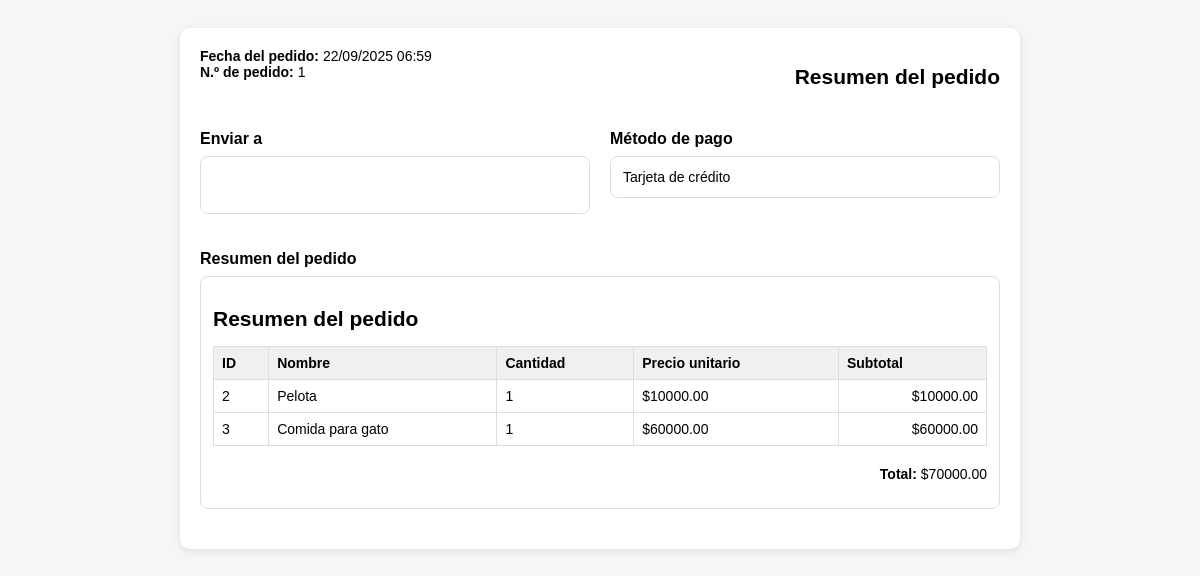
The app's page /invoice/1 with its own data.
### vetplus/models.py (models this page shows)
class Order(db.Model):
    id = db.Column(db.Integer, primary_key = True)
    user_id = db.Column(db.Integer, db.ForeignKey("user.id"), nullable = False)
    full_name = db.Column(db.String(150), nullable = False)
    address = db.Column(db.String(200), nullable = False)
    phone = db.Column(db.String(20), nullable = False)
    payment_method = db.Column(db.String(50), nullable = False)
    card_number = db.Column(db.String(20), nullable = True)
    card_expiry = db.Column(db.String(7), nullable = True)
    created_at = db.Column(db.DateTime, default = datetime.utcnow)
    total = db.Column(db.Float, nullable = False)
    status = db.Column(db.String(20), default = "pending")  # pending, paid, cancelled
    user = db.relationship("User", backref = "orders")
    details = db.relationship("OrderDetail", backref = "order", cascade = "all, delete-orphan")

class OrderDetail(db.Model):
    id = db.Column(db.Integer, primary_key = True)
    order_id = db.Column(db.Integer, db.ForeignKey("order.id"), nullable = False)
    product_id = db.Column(db.Integer, db.ForeignKey("product.id"), nullable = False)
    quantity = db.Column(db.Integer, nullable = False)
    subtotal = db.Column(db.Float, nullable = False)
    product = db.relationship("Product")

class Product(db.Model):
    id = db.Column(db.Integer, primary_key = True)
    name = db.Column(db.String(100), nullable = False)
    description = db.Column(db.Text, nullable = False)
    price = db.Column(db.Float, nullable = False)
    stock = db.Column(db.Integer, nullable = False)
    category_id = db.Column(db.Integer, db.ForeignKey("category.id"), nullable = False)

### vetplus/routes/checkout.py (the view)
@checkout_bp.route("/invoice/<int:order_id>")
def invoice(order_id):
    order = Order.query.get_or_404(order_id)
    items = Product.query.filter_by(id = order_id).all()
    return render_template("checkout/invoice.html", order = order, items = items, user = current_user)

### templates/checkout/invoice.html (shortened to what this page needs)
<!DOCTYPE html>
<html lang="es">
<head>
</head>
<body>
    <div class="invoice-container">
        <div class="header">
            <div>
                <strong>Fecha del pedido:</strong> {{ order.created_at.strftime('%d/%m/%Y %H:%M') }}<br>
                <strong>N.º de pedido:</strong> {{ order.id }}
            </div>
            <div>
                <h2>Resumen del pedido</h2>
            </div>
        </div>
        <div class="flex">
            <div class="section" style="flex:1;">
                <h3>Enviar a</h3>
                <div class="info-box">
                    {{ user.name }}<br>
                    {{ user.address }}<br>
                </div>
            </div>
            <div class="section" style="flex:1;">
                <h3>Método de pago</h3>
                <div class="info-box">
                    {{ order.payment_method }}
                </div>
            </div>
        </div>
        <div class="section">
            <h3>Resumen del pedido</h3>
            <div class="summary">
                <h2>Resumen del pedido</h2>
                <table style="width:100%; border-collapse: collapse; margin-top: 15px;">
                    <thead>
                        <tr style="background: #f0f0f0; text-align: left;">
                            <th style="padding: 8px; border: 1px solid #ddd;">ID</th>
                            <th style="padding: 8px; border: 1px solid #ddd;">Nombre</th>
                            <th style="padding: 8px; border: 1px solid #ddd;">Cantidad</th>
                            <th style="padding: 8px; border: 1px solid #ddd;">Precio unitario</th>
                            <th style="padding: 8px; border: 1px solid #ddd;">Subtotal</th>
                        </tr>
                    </thead>
                    <tbody>
                        {% for detail in order.details %}
                        <tr>
                            <td style="padding: 8px; border: 1px solid #ddd;">{{ detail.product.id }}</td>
                            <td style="padding: 8px; border: 1px solid #ddd;">{{ detail.product.name }}</td>
                            <td style="padding: 8px; border: 1px solid #ddd;">{{ detail.quantity }}</td>
                            <td style="padding: 8px; border: 1px solid #ddd;">${{ "%.2f"|format(detail.product.price) }}
                            </td>
                            <td style="padding: 8px; border: 1px solid #ddd;">${{ "%.2f"|format(detail.subtotal) }}</td>
                        </tr>
                        {% endfor %}
                    </tbody>
                </table>
                <div style="margin-top: 20px; text-align: right;">
                    <p><strong>Total: </strong>${{ "%.2f"|format(order.total) }}</p>
                </div>
            </div>
        </div>
    </div>
</body>
</html>

### templates/checkout/invoice.html (style rules this page uses)
body { font-family: Arial, sans-serif; background: #f6f6f6; padding: 20px; }
.invoice-container { background: white; padding: 20px; border-radius: 10px; max-width: 800px; margin: auto; box-shadow: 0 2px 8px rgba(0, 0, 0, 0.1); }
h2 { margin-bottom: 5px; }
.header { display: flex; justify-content: space-between; font-size: 14px; margin-bottom: 20px; }
.section { margin-bottom: 20px; }
.section h3 { font-size: 16px; margin-bottom: 8px; }
.info-box { border: 1px solid #ddd; border-radius: 8px; padding: 12px; font-size: 14px; }
.flex { display: flex; gap: 20px; }
.summary { border: 1px solid #ddd; border-radius: 8px; padding: 12px; font-size: 14px; }
.summary table { width: 100%; border-collapse: collapse; }
.summary td { padding: 6px 0; }
.summary td:last-child { text-align: right; }

### records on screen
Order: created_at "22/09/2025 06:59", id "1", payment_method "Tarjeta de crédito", total "70000.00"
OrderDetail: product.id "2", product.name "Pelota", quantity "1", subtotal "10000.00"
Product: product.price "10000.00"
OrderDetail: product.id "3", product.name "Comida para gato", quantity "1", subtotal "60000.00"
Product: product.price "60000.00"
